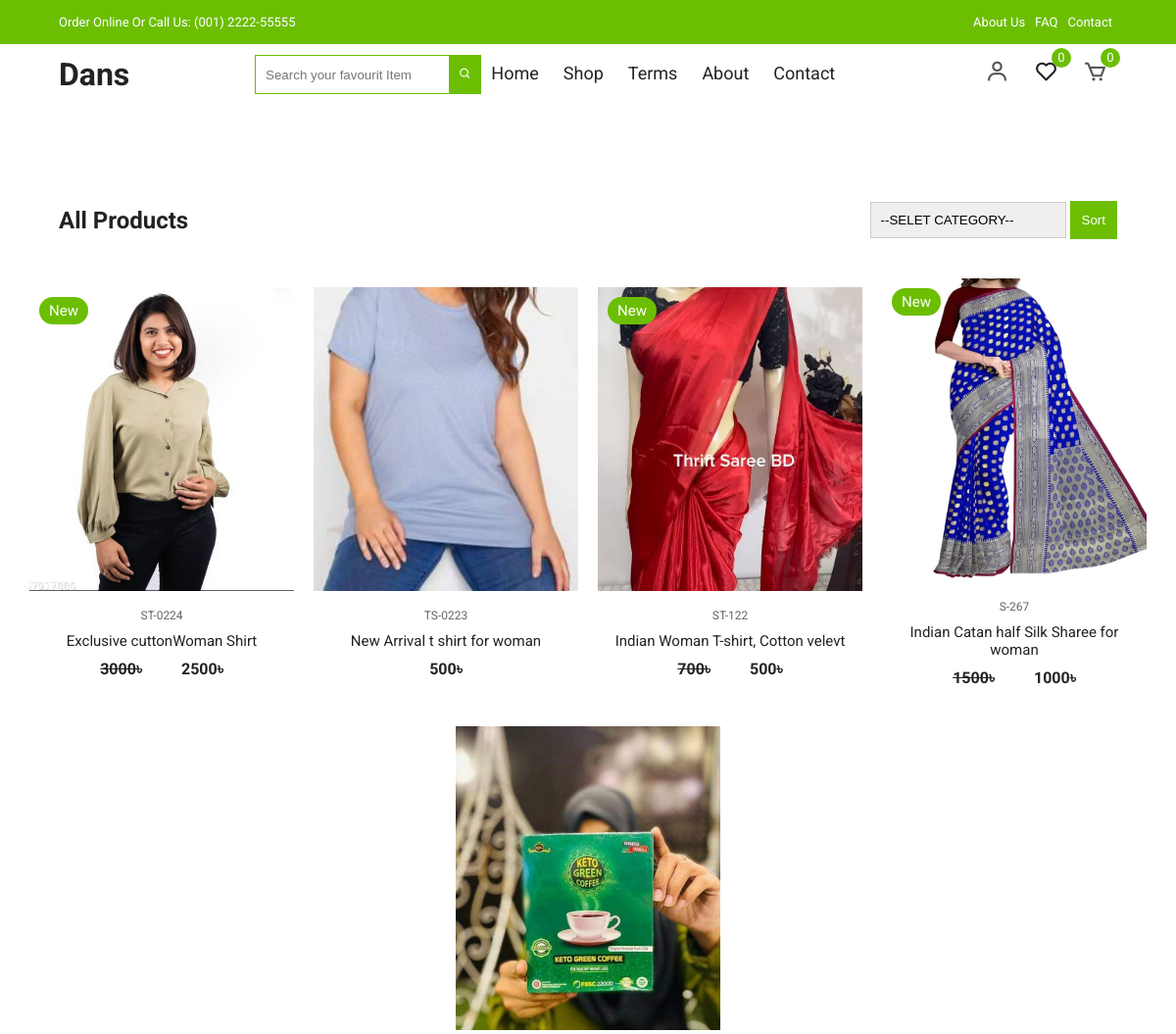
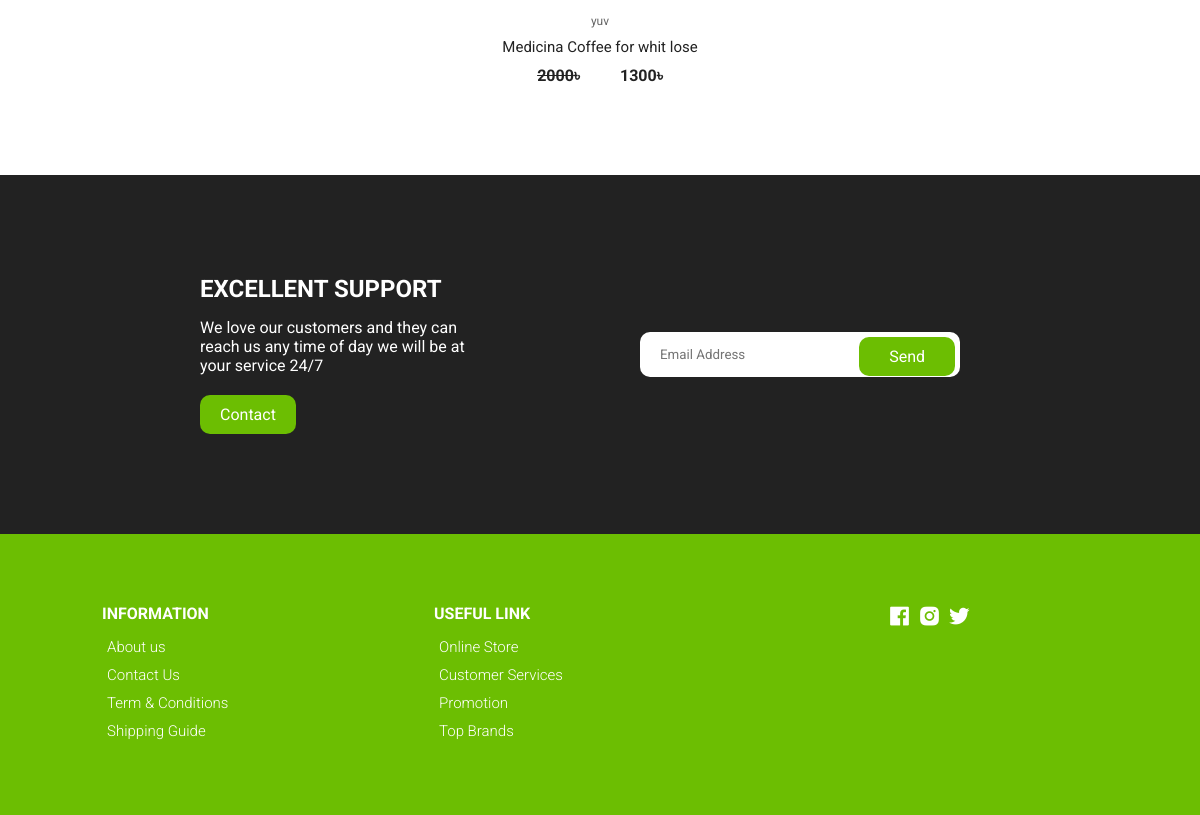
The page /product-shop/ on the database as committed earlier (2 pictures, top to bottom).
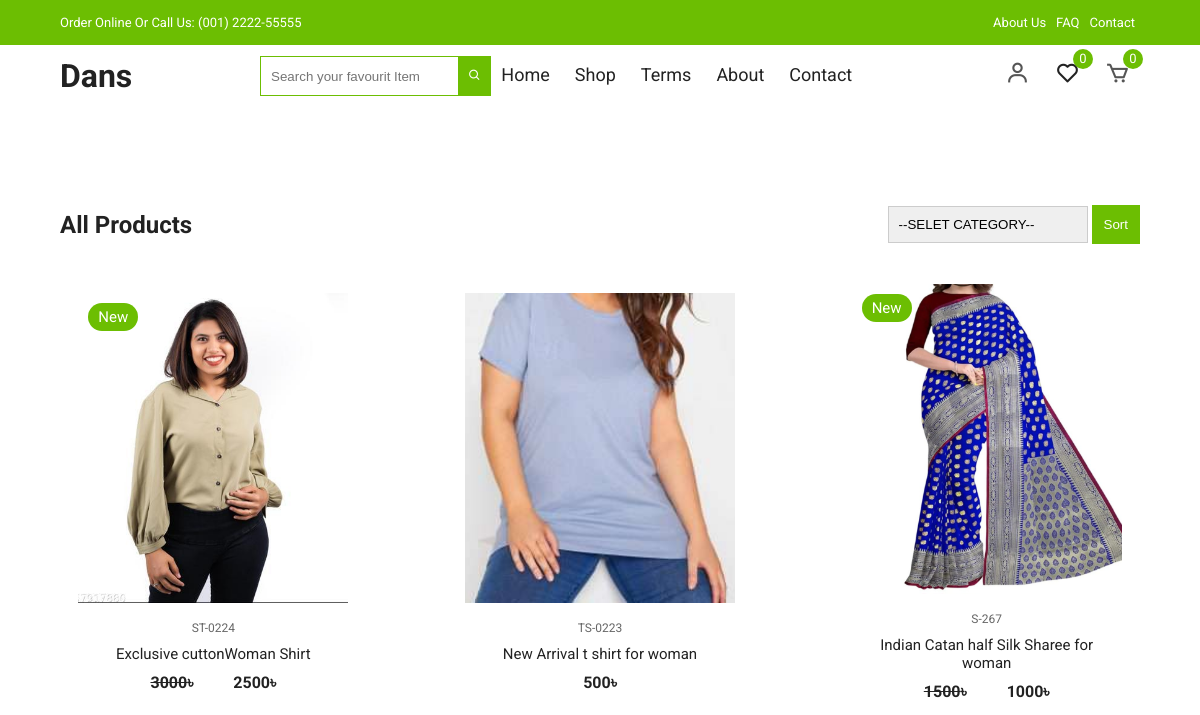
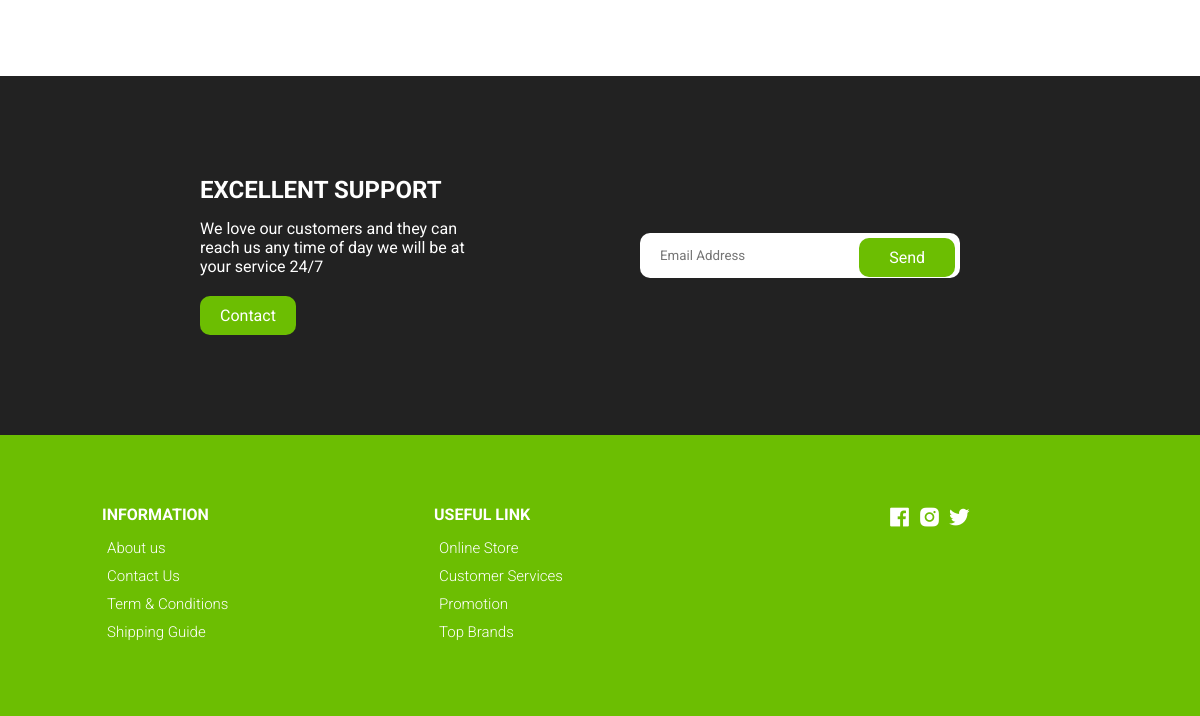
The same page on the database as committed later (2 pictures, top to bottom).
### shopApp/models.py (models this page shows, shortened)
class Product(models.Model):
    product_name         = models.CharField(max_length=260)
    product_code         = models.CharField(max_length=20)
    product_quintity     = models.IntegerField(default=0)
    product_category     = models.ForeignKey(Category, on_delete=models.CASCADE, related_name='category')
    roduct_title         = models.CharField(max_length=260)
    image                = models.ImageField(upload_to='products')
    product_color_image  = models.ManyToManyField(ColorImage, blank=True, null=True, related_name="colorImg")
    color_name           = models.CharField(max_length=160)
    availableSize        = models.CharField(max_length=60)
    slug                 = models.SlugField(unique=True, null=True, blank=True)
    details              = models.TextField()
    main_price           = models.IntegerField()
    is_newarival         = models.BooleanField(default=False)
    is_featured          = models.BooleanField(default=False)
    is_discount          = models.BooleanField(default=False)
    dic_price            = models.IntegerField(default=0, blank=True, null=True)
    cerated_at           = models.DateTimeField(auto_now_add=True)
    updated_at           = models.DateTimeField(auto_now=True)

### shopApp/views.py (the view)
# urls.py: path('product-shop/', views.Products, name='products'),
def Products(request):
    selectedProduct = None
    products = Product.objects.all()
    category = Category.objects.all()
    if request.method == 'GET':
        CategoryId = request.GET.get('category')
    if CategoryId != '--SELET CATEGORY--':
        selectedProduct = Product.objects.filter(product_category=CategoryId)
    context = {
        'products':products,
        'category':category,
        'selectedProduct':selectedProduct
    }
    return render(request, 'shopApp/shop.html', context)

### template/shopApp/shop.html (shortened to what this page needs)
{% extends "base.html" %}
{% load static %}
{% block body %}
<section class="section all-products" id="products">
    <div class="top container">
      <h1>All Products</h1>
      <form method="GET">
        <select name="category">
          {% for i in category %}
            <option selected hidden=True>--SELET CATEGORY--</option>
          {% endfor %}
        </select>
        <button style="background-color: #6cbe02; padding:12px;border:none;color:white;">Sort</button>
      </form>
    </div>
    <div class="product-center container">
      {% if selectedProduct %}
      {% for i in selectedProduct %}
        <div class="product-item">
          <div class="overlay">
            <a href="{% url 'shopApp:productDetails' slug=i.slug %}" class="product-thumb">
              <img src="/media/{{i.image}}" alt="" />
            </a>
            {% if i.is_newarival %}
            <span class="discount">New</span>
            {% endif %}
          </div>
          <div class="product-info">
            <span>{{i.product_code}}</span>
            <a href="{% url 'shopApp:productDetails' slug=i.slug %}">{{i.roduct_title}}</a>
            {% if i.dic_price == 0 %}
            <h4 class="mr-4">{{i.main_price}}&#2547;</h4>
            {% else %}
            <div class="" style="display: flex; justify-content:center; gap:4rem;">
              <h4 class="mr-4"> <del>{{i.main_price}}</del>&#2547;</h4>
              <h4>{{i.dic_price}}&#2547;</h4>
            </div>
            {% endif %}
          </div>
          <ul class="icons">
            <li><a href="{% url 'shopApp:addWishList' slug=i.slug %}"><i class="bx bx-heart"></i></a></li>
          </ul>
        </div>
      {% endfor %}
      {% else %}
      {% for i in products %}
        <div class="product-item">
          <div class="overlay">
            <a href="{% url 'shopApp:productDetails' slug=i.slug %}" class="product-thumb">
              <img src="/media/{{i.image}}" alt="" />
            </a>
            {% if i.is_newarival %}
            <span class="discount">New</span>
            {% endif %}
          </div>
          <div class="product-info">
            <span>{{i.product_code}}</span>
            <a href="{% url 'shopApp:productDetails' slug=i.slug %}">{{i.roduct_title}}</a>
            {% if i.dic_price == 0 %}
            <h4 class="mr-4">{{i.main_price}}&#2547;</h4>
            {% else %}
            <div class="" style="display: flex; justify-content:center; gap:4rem;">
              <h4 class="mr-4"> <del>{{i.main_price}}</del>&#2547;</h4>
              <h4>{{i.dic_price}}&#2547;</h4>
            </div>
            {% endif %}
          </div>
          <ul class="icons">
          </ul>
        </div>
      {% endfor %}
      {% endif %}
    </div>
  </section>
{% endblock %}

### template/base.html (shortened to what this page needs)
<!DOCTYPE html>
{% load static %}
{% load cart_tag %}
<html lang="en">
  <head>
    <link
      href="https://unpkg.com/boxicons@2.0.7/css/boxicons.min.css"
      rel="stylesheet" />
    <link rel="stylesheet"
      href="https://cdnjs.cloudflare.com/ajax/libs/Glide.js/3.4.1/css/glide.core.css">
    <link rel="stylesheet"
      href="https://cdnjs.cloudflare.com/ajax/libs/Glide.js/3.4.1/css/glide.theme.css">
    <link rel="stylesheet" href="{% static 'website_assets/css/styles.css' %}" />
  </head>
  <body>
    <header class="header" id="header">
      <div class="top-nav">
        <div class="container d-flex">
          <p>Order Online Or Call Us: (001) 2222-55555</p>
          <ul class="d-flex">
            <li><a href="{% url 'homeApp:about_us' %}">About Us</a></li>
            <li><a href="{% url 'homeApp:faq' %}">FAQ</a></li>
            <li><a href="{% url 'homeApp:contact_us' %}">Contact</a></li>
          </ul>
        </div>
      </div>
      <div class="navigation">
        <div class="nav-center container d-flex">
          <a href="/" class="logo text-6xl font-bold"><h1>Dans</h1></a>
          <ul class="nav-list d-flex">
            <li>
              <div class="hidden">
                <form action="{% url 'homeApp:home' %}" method="GET">
                  <input
                    style="height: 40px;padding:10px;border:1px solid #6cbe02; outline:none"
                    type="text" name="search"
                    placeholder="Search your favourit Item">
                  <button id="carsh-btn"
                    style="background-color: #6cbe02;height:40px;padding:0 10px;color:white;border:0;margin-left:-5px;"><i
                      class="bx bx-search"></i></button>
                </form>
              </div>
            </li>
            <li class="nav-item">
              <a href="/" class="nav-link">Home</a>
            </li>
            <li class="nav-item">
              <a href="{% url 'shopApp:products' %}" class="nav-link">Shop</a>
            </li>
            <li class="nav-item">
              <a href="{% url 'homeApp:tearm' %}" class="nav-link">Terms</a>
            </li>
            <li class="nav-item">
              <a href="{% url 'homeApp:about_us' %}" class="nav-link">About</a>
            </li>
            <li class="nav-item">
              <a href="{% url 'homeApp:contact_us' %}" class="nav-link">Contact</a>
            </li>
          </ul>
          <div class="icons d-flex">
            {% if user.is_authenticated %}
            <a href="{% url 'accounts:profile' %}" class="icon">
              <i class="bx bx-user"></i>
            </a>
            <div class="icon">
              <a href="{% url 'shopApp:wishList' %}"><i class="bx bx-heart"></i></a>
              <span class="d-flex">{{request.user | wishListTotal}}</span>
            </div>
            <a href="{% url 'orderApp:card_view' %}" class="icon">
              <i class="bx bx-cart"></i>
              <span class="d-flex">{{request.user | cart_total}}</span>
            </a>
            </div>
            {% else %}
            <a href="{% url 'accounts:login_form' %}" class="icon">
              <i class="bx bx-user"></i>
            </a>
            <div class="icon">
              <a href="{% url 'shopApp:wishList' %}"><i class="bx bx-heart"></i></a>
              <span class="d-flex">0</span>
            </div>
            <a href="{% url 'orderApp:card_view' %}" class="icon">
              <i class="bx bx-cart"></i>
              <span class="d-flex">0</span>
            </a>
            </div>
            {% endif %}
        </div>
      </div>
    </header>
    {% block body %}
    {% endblock body %}
    {% include "includs/footer.html" %}
  </body>
</html>

### template/includs/footer.html
<section class="section contact">
    <div class="row">
      <div class="col">
        <h2>EXCELLENT SUPPORT</h2>
        <p>We love our customers and they can reach us any time
          of day we will be at your service 24/7</p>
        <a href="{% url 'homeApp:contact_us' %}" class="btn btn-1">Contact</a>
      </div>
      <div class="col">
        <form action>
          <div>
            <input type="email" placeholder="Email Address">
            <a href>Send</a>
          </div>
        </form>
      </div>
    </div>
  </section>
  <footer class="footer">
    <div class="row">
      <div class="col d-flex">
        <h4>INFORMATION</h4>
        <a href="{% url 'homeApp:about_us' %}">About us</a>
        <a href="{% url 'homeApp:contact_us' %}">Contact Us</a>
        <a href="{% url 'homeApp:tearm' %}">Term & Conditions</a>
        <a href>Shipping Guide</a>
      </div>
      <div class="col d-flex">
        <h4>USEFUL LINK</h4>
        <a href="{% url 'shopApp:products' %}">Online Store</a>
        <a href="{% url 'homeApp:contact_us' %}">Customer Services</a>
        <a href="{% url 'shopApp:products' %}">Promotion</a>
        <a href="{% url 'shopApp:products' %}">Top Brands</a>
      </div>
      <div class="col d-flex">
        <span><i class='bx bxl-facebook-square'></i></span>
        <span><i class='bx bxl-instagram-alt'></i></span>
        <span><i class='bx bxl-twitter'></i></span>
      </div>
    </div>
  </footer>

### static/website_assets/css/styles.css (style rules this page uses)
:root { --white: #fff; --black: #222; --green: #6cbe02; --grey1: #f0f0f0; --grey2: #e9d7d3; }
*, *::before, *::after { margin: 0; padding: 0; box-sizing: inherit; }
html { box-sizing: border-box; font-size: 62.5%; }
body { font-family: 'Roboto', sans-serif; font-size: 1.6rem; background-color: var(--white); color: var(--black); font-weight: 400; font-style: normal; }
a { text-decoration: none; color: var(--black); }
li { list-style: none; }
.container { max-width: 114rem; margin: 0 auto; padding: 0 3rem; }
.d-flex { display: flex; align-items: center; }
.top-nav { background-color: var(--green); font-size: 1.3rem; color: var(--white); }
.top-nav div { justify-content: space-between; height: 4.5rem; }
.top-nav a { color: var(--white); padding: 0 0.5rem; }
.navigation { height: 6rem; line-height: 6rem; }
.nav-center { justify-content: space-between; }
.nav-center .nav-item:not(:last-child) { margin-right: 0.5rem; }
.nav-center .nav-link { font-size: 1.8rem; padding: 1rem; }
.icon { cursor: pointer; font-size: 2.5rem; padding: 0 1rem; color: #555; position: relative; }
.icon:not(:last-child) { margin-right: 0.5rem; }
.icon span { position: absolute; top: 3px; right: -3px; background-color: var(--green); color: var(--white); border-radius: 50%; font-size: 1.3rem; height: 2rem; width: 2rem; justify-content: center; }
.section { padding: 10rem 0 5rem 0; overflow: hidden; }
.product-center { display: flex; align-items: center; justify-content: center; flex-wrap: wrap; max-width: 120rem; margin: 0 auto; padding: 0 2rem; }
.product-item { position: relative; width: 27rem; margin: 0 auto; margin-bottom: 3rem; }
.product-thumb img { width: 100%; height: 31rem; object-fit: cover; transition: all 500ms linear; }
.product-info { padding: 1rem; text-align: center; }
.product-info span { display: inline-block; font-size: 1.2rem; color: #666; margin-bottom: 1rem; }
.product-info a { font-size: 1.5rem; display: block; margin-bottom: 1rem; transition: all 300ms ease; }
.product-item .icons { position: absolute; left: 50%; top: 35%; transform: translateX(-50%); display: flex; align-items: center; }
.product-item .overlay { position: relative; overflow: hidden; cursor: pointer; width: 100%; }
.product-item .overlay::after { content: ''; position: absolute; top: 0; left: 0; width: 100%; height: 100%; background-color: rgba(0, 0, 0, 0.5); visibility: hidden; opacity: 0; transition: 300ms ease-out; }
.product-item .discount { position: absolute; top: 1rem; left: 1rem; background-color: var(--green); padding: 0.5rem 1rem; color: var(--white); border-radius: 2rem; font-size: 1.5rem; }
.contact { background-color: var(--black); color: var(--white); padding: 10rem 20rem; }
.contact .row { display: grid; grid-template-columns: 1fr 1fr; align-items: center; }
.contact .row .col h2 { margin-bottom: 1.5rem; }
.contact .row .col p { width: 70%; margin-bottom: 2rem; }
.btn-1 { background-color: var(--green); color: var(--white); display: inline-block; border-radius: 1rem; padding: 1rem 2rem; }
.contact form div { position: relative; width: 80%; margin: 0 auto; }
.contact form input { font-family: 'Roboto', sans-serif; text-indent: 2rem; width: 100%; border-radius: 1rem; padding: 1.5rem 0; outline: none; border: none; }
.contact form a { position: absolute; top: 0; right: 0; background-color: var(--green); color: white; margin: 0.5rem; padding: 1rem 3rem; border-radius: 1rem; }
.footer { padding: 7rem 1rem; background-color: var(--green); }
footer .row { display: grid; grid-template-columns: 1fr 1fr 1fr; max-width: 99.6rem; margin: 0 auto; }
.footer .col { flex-direction: column; color: var(--white); align-items: flex-start; }
.footer .col:last-child { flex-direction: row; justify-content: center; }
.footer .col:last-child span { font-size: 2.5rem; margin-right: 0.5rem; color: var(--white); }
.footer .col a { color: var(--white); font-size: 1.5rem; padding: 0.5rem; font-weight: 300; }
.footer .col h4 { margin-bottom: 1rem; }
.section .top { display: flex; align-items: center; justify-content: space-between; margin-bottom: 4rem; }
.all-products .top select { font-family: 'Poppins', sans-serif; width: 20rem; padding: 1rem; border: 1px solid #ccc; appearance: none; outline: none; }
form { position: relative; z-index: 1; }

Rows that differ between the two databases and show on the page:
removed Product: image (picture), is_newarival "New", product_code "ST-122", roduct_title "Indian Woman T-shirt, Cotton velevt", main_price "700", dic_price "500"
removed Product: image (picture), product_code "yuv", roduct_title "Medicina Coffee for whit lose", main_price "2000", dic_price "1300"
